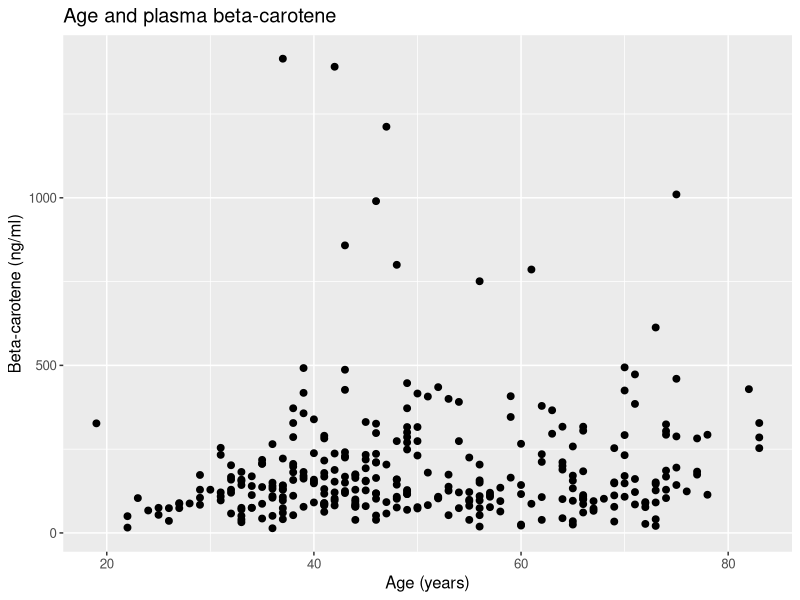
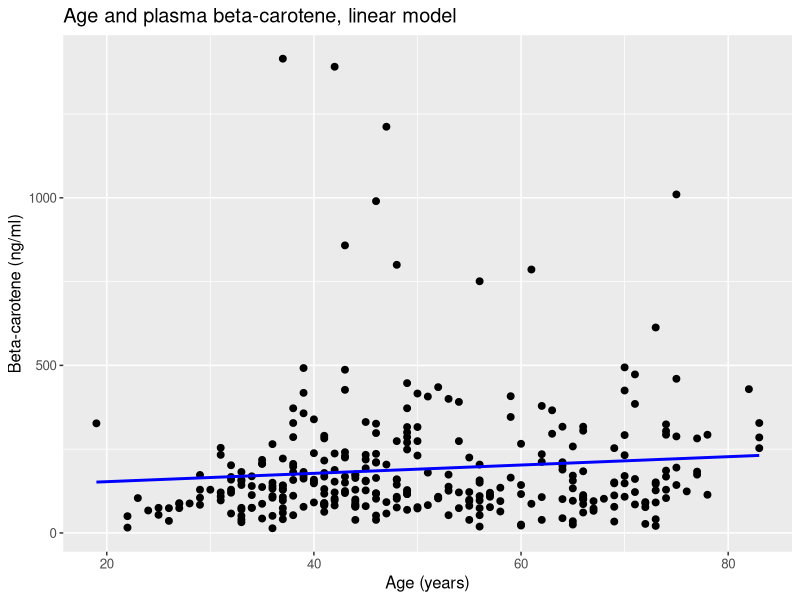
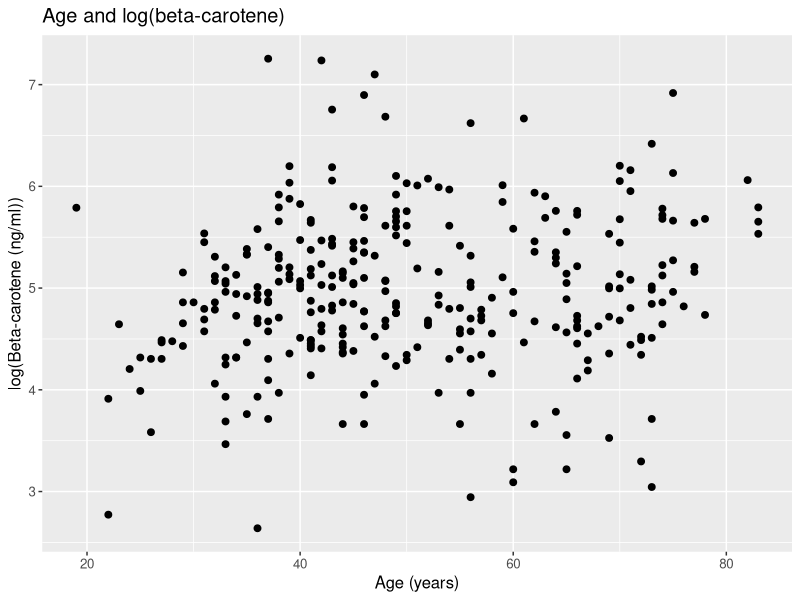
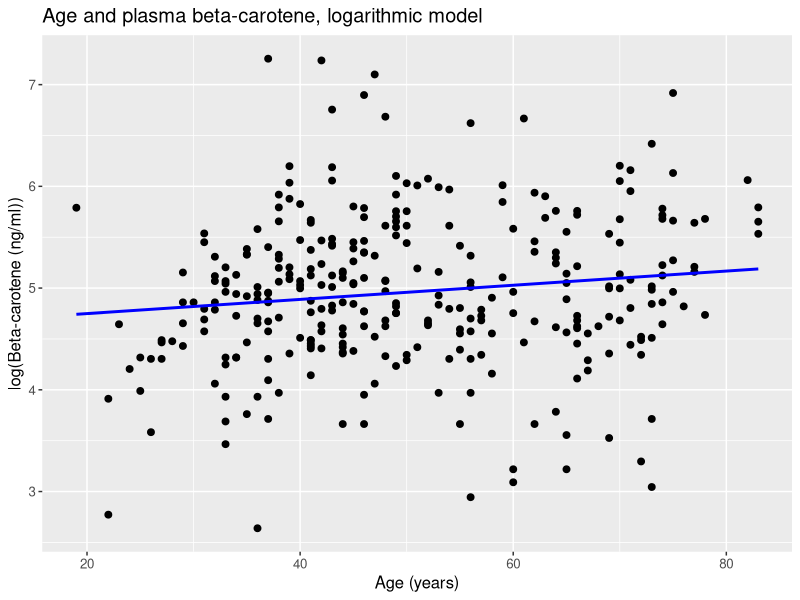
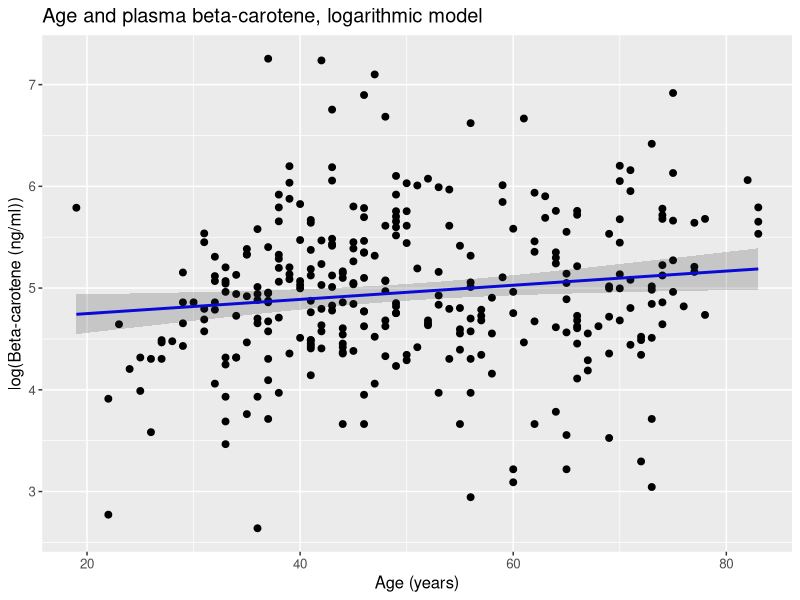
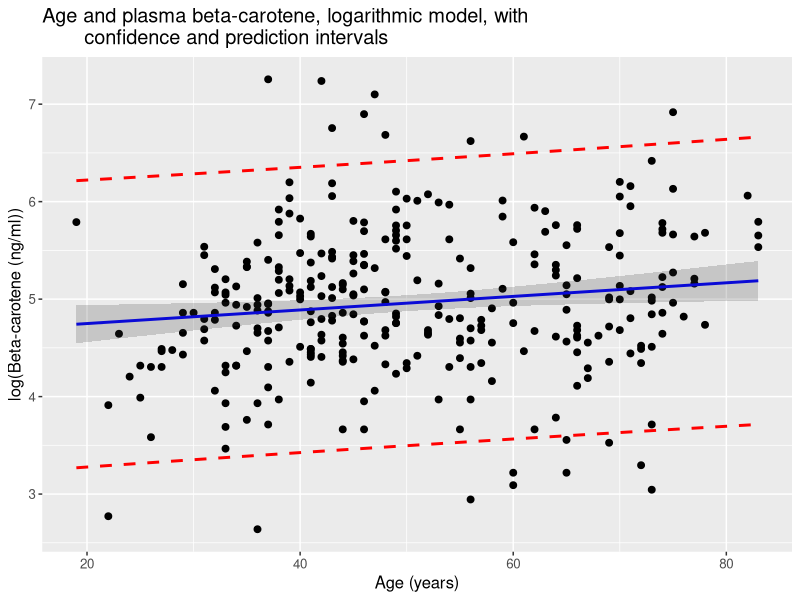
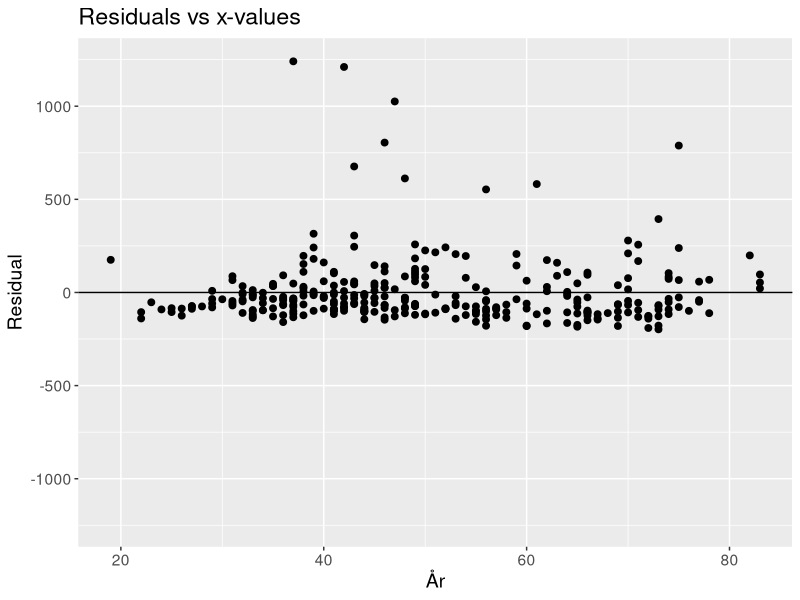
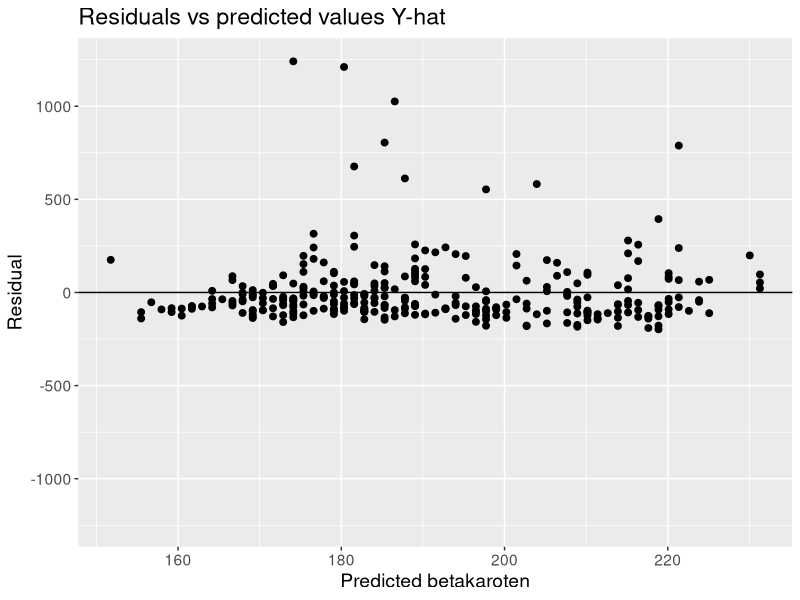

Write the R code that produced these figures, in order.
# Import ggplot library
library(ggplot2)

# Read data file
plasma <- read.delim("Data/plasma.txt")
head(plasma)
summary(plasma)

# Delete data point with betaplasma=0
newplasma <- plasma[plasma$betaplasma > 0, ]

# Find minimum age
minage <- min(newplasma$betaplasma)

###### Linear model ######
newplasma.model1 <- lm(betaplasma ~ I(age - minage), data = newplasma)
summary(newplasma.model1)

# Fit a line
newplasma.pred1 <- 
  cbind(newplasma, 
        fit = predict(newplasma.model1),
        conf = predict(newplasma.model1, interval = "confidence"),
        pred = predict(newplasma.model1, interval = "prediction"))
head(newplasma.pred1)

# get rid of the extra fits
newplasma.pred1$conf.fit <- newplasma.pred1$pred.fit <- NULL
head(newplasma.pred1)

# Plot beta-carotene against age
(
  plot.data1 <- 
    ggplot(data = newplasma.pred1, aes(x = age, y = betaplasma)) + 
    geom_point(size = 2) +
    xlab("Age (years)") +
    ylab("Beta-carotene (ng/ml)") +
    labs(title = "Age and plasma beta-carotene") +
    theme(text = element_text(size = 12))
)

# Add the fitted line to the data plot
(
  plot.line1 <- plot.data1 + 
    geom_line(aes(y = fit), color = "blue", size = 1) +
    labs(title = "Age and plasma beta-carotene, linear model")
)


###### Logarithmic model ######
newplasma.model2 <- lm(log(betaplasma) ~ I(age - minage), data = newplasma)

# Fit a log line
newplasma.pred2 <- 
  cbind(newplasma, 
        fit = predict(newplasma.model2),
        conf = predict(newplasma.model2, interval = "confidence"),
        pred = predict(newplasma.model2, interval = "prediction"))
head(newplasma.pred2)
# get rid of the extra fits
newplasma.pred1$conf.fit <- newplasma.pred2$pred.fit <- NULL
head(newplasma.pred2)

# Plot log(beta-carotene) against age
(
  plot.data2 <- 
    ggplot(data = newplasma.pred2, aes(x = age, y = log(betaplasma))) + 
    geom_point(size = 2) +
    xlab("Age (years)") +
    ylab("log(Beta-carotene (ng/ml))") +
    labs(title = "Age and log(beta-carotene)") +
    theme(text = element_text(size = 12))
)
# Add the fitted line to the data plot
(
  plot.line2 <- plot.data2 + 
    geom_line(aes(y = fit), color = "blue", size = 1) +
    labs(title = "Age and plasma beta-carotene, logarithmic model")
)

# Add confidence interval
(
  plot.conf2 <- plot.line2 + 
    geom_ribbon(aes(ymin = conf.lwr, ymax = conf.upr), alpha = 0.2)
)

# Add prediction interval
plot.conf2 +
  geom_line(aes(y = pred.lwr),
            color = "red", linetype = "dashed", size = 1) +
  geom_line(aes(y = pred.upr),
            color = "red", linetype = "dashed", size = 1) +
  labs(title = "Age and plasma beta-carotene, logarithmic model, with 
       confidence and prediction intervals")


###### Residual Analysis ######
### Linear model ###

# Add the residuals to the predicted data
newplasma.pred1$e <- newplasma.model1$residuals
head(newplasma.pred1)

# Save the max-value in order to make the y-axis symmetrical 
# in the plots.
(max1.e <- max(abs(newplasma.pred1$e)))
(newplasma.elims1 <- c(-max1.e, max1.e))

# Plot residuals against x, add a horizontal line at y=0,
# and expand the y-axis to include +/- max residual.

ggplot(data = newplasma.pred1, 
       aes(x = age, y = e)) +
  geom_point(size = 2) +
  geom_hline(yintercept = 0) +
  expand_limits(y = newplasma.elims1) +
  xlab("År") +
  ylab("Residual") +
  labs(title = "Residuals vs x-values") +
  theme(text = element_text(size = 14))

# Plot residuals against yhat, add a horizontal line at y=0,
# and expand the y-axis to include +/- max residual.

ggplot(data = newplasma.pred1, aes(x = fit, y = e)) +
  geom_point(size = 2) +
  geom_hline(yintercept = 0) +
  expand_limits(y = newplasma.elims1) +
  xlab("Predicted betakaroten") +
  ylab("Residual") +
  labs(title = "Residuals vs predicted values Y-hat") +
  theme(text = element_text(size = 14))

# Make a normal qq-plot of the residuals.
ggplot(data = newplasma.pred1, aes(sample = e)) +
  geom_qq(size = 2) +
  geom_qq_line() +
  labs(title = "Normal Q-Q-plot of the residuals") +
  theme(text = element_text(size = 14))

# Histogram of the residuals:
ggplot(data = newplasma.pred1, aes(x = e)) +
  geom_histogram(bins = 10) +
  xlab("Residuals") +
  labs(title = "Histogram of residuals") +
  theme(text = element_text(size = 14))




### Logarithmic model ###

# Add the residuals to the predicted data
newplasma.pred2$e <- newplasma.model2$residuals
head(newplasma.pred2)

# Save the max-value in order to make the y-axis symmetrical 
# in the plots.
(max2.e <- max(abs(newplasma.pred2$e)))
(newplasma.elims2 <- c(-max2.e, max2.e))

# Plot residuals against x, add a horizontal line at y=0,
# and expand the y-axis to include +/- max residual.

ggplot(data = newplasma.pred2, 
       aes(x = age, y = e)) +
  geom_point(size = 2) +
  geom_hline(yintercept = 0) +
  expand_limits(y = newplasma.elims2) +
  xlab("År") +
  ylab("Residual") +
  labs(title = "Residuals vs x-values") +
  theme(text = element_text(size = 14))

# Plot residuals against yhat, add a horizontal line at y=0,
# and expand the y-axis to include +/- max residual.

ggplot(data = newplasma.pred2, aes(x = fit, y = e)) +
  geom_point(size = 2) +
  geom_hline(yintercept = 0) +
  expand_limits(y = newplasma.elims2) +
  xlab("Predicted betakaroten") +
  ylab("Residual") +
  labs(title = "Residuals vs predicted values Y-hat") +
  theme(text = element_text(size = 14))

# Make a normal qq-plot of the residuals.
ggplot(data = newplasma.pred2, aes(sample = e)) +
  geom_qq(size = 2) +
  geom_qq_line() +
  labs(title = "Normal Q-Q-plot of the residuals") +
  theme(text = element_text(size = 14))

# Histogram of the residuals:
ggplot(data = newplasma.pred2, aes(x = e)) +
  geom_histogram(bins = 10) +
  xlab("Residuals") +
  labs(title = "Histogram of residuals") +
  theme(text = element_text(size = 14))

### Choosing logarithmic model! ###

# Calculate the confidence intervals for beta:
conf <- confint(newplasma.model2)
exp(conf)
exp(newplasma.model2$coefficients)
# confint(newplasma.model1)

# Get confidence and prediction interval for x0 = 25

(newplasma.x0 <- data.frame(age = c(25)))
(newplasma.y0.pred2 <- cbind(newplasma.x0,
                                 fit = exp(predict(newplasma.model2, 
                                                   newplasma.x0)),
                                 conf = exp(predict(newplasma.model2, 
                                                    newplasma.x0, 
                                                    interval = "confidence")),
                                 pred = exp(predict(newplasma.model2,
                                                    newplasma.x0, 
                                                    interval = "prediction"))))
(interval_width_25 <- newplasma.y0.pred2$conf.upr - newplasma.y0.pred2$conf.lwr)

# Repeat for x0 = 26, 75 and 76

newplasma.x0 <- data.frame(age = c(26))
(newplasma.y0.pred2 <- cbind(newplasma.x0,
                             fit = exp(predict(newplasma.model2, newplasma.x0)),
                             conf = exp(predict(newplasma.model2,
                                                newplasma.x0,
                                                interval = "confidence")),
                             pred = exp(predict(newplasma.model2,
                                                newplasma.x0,
                                                interval = "prediction"))))

newplasma.x0 <- data.frame(age = c(75))
(newplasma.y0.pred2 <- cbind(newplasma.x0,
                             fit = exp(predict(newplasma.model2, newplasma.x0)),
                             conf = exp(predict(newplasma.model2,
                                                newplasma.x0,
                                                interval = "confidence")),
                             pred = exp(predict(newplasma.model2, 
                                                newplasma.x0, 
                                                interval = "prediction"))))
(interval_width_75 <- newplasma.y0.pred2$conf.upr - newplasma.y0.pred2$conf.lwr)

newplasma.x0 <- data.frame(age = c(76))
(newplasma.y0.pred2 <- cbind(newplasma.x0,
                             fit = exp(predict(newplasma.model2, newplasma.x0)),
                             conf = exp(predict(newplasma.model2,
                                                newplasma.x0,
                                                interval = "confidence")),
                             pred = exp(predict(newplasma.model2,
                                                newplasma.x0,
                                                interval = "prediction"))))

120.4364 - 119.6004
170.6154 - 169.431
